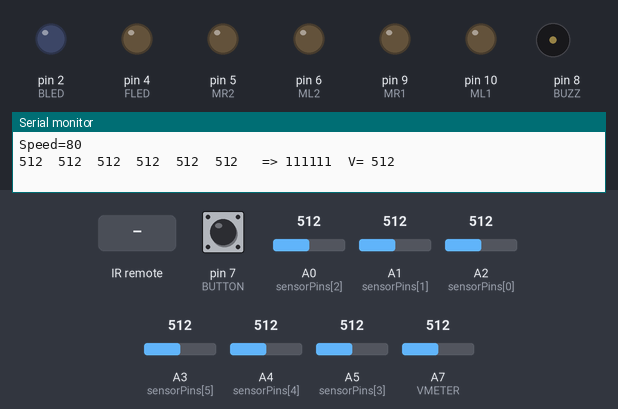
The sketch below on a simulated Arduino Nano, built with avr-gcc and run on an emulated ATmega328P. On the bench: output pins drawn as LEDs (lit = HIGH), buzzer (waves = sounding, pin HIGH), the last lines printed to the serial monitor. Dashed ring = blinking. The test bench sets the inputs (shaded band); at power-on: pin 7 (BUTTON) HIGH, A0 (sensorPins[2]) = 512, A2 (sensorPins[0]) = 512, A1 (sensorPins[1]) = 512, A3 (sensorPins[5]) = 512, A4 (sensorPins[4]) = 512, A5 (sensorPins[3]) = 512, A7 (VMETER) = 512. EEPROM starts erased.

Above: at 1.7 s.
1.8 s: infrared code 0xF609FF00 received
At 1.97 s:
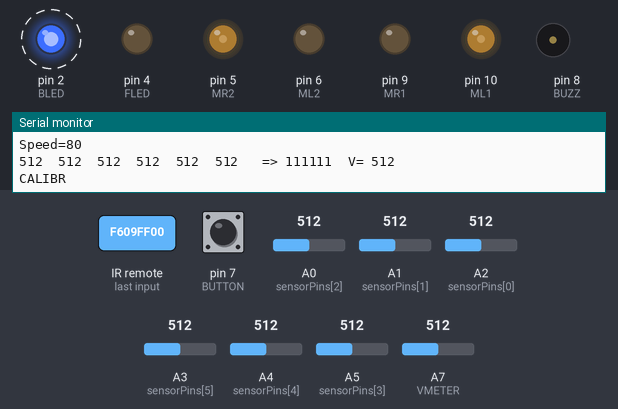
4.8 s: infrared code 0xBC43FF00 received
7.8 s: pin 7 (BUTTON) pulled LOW for 1 s
10.9 s: A0 (sensorPins[2]) set to 525
At 11.3 s:
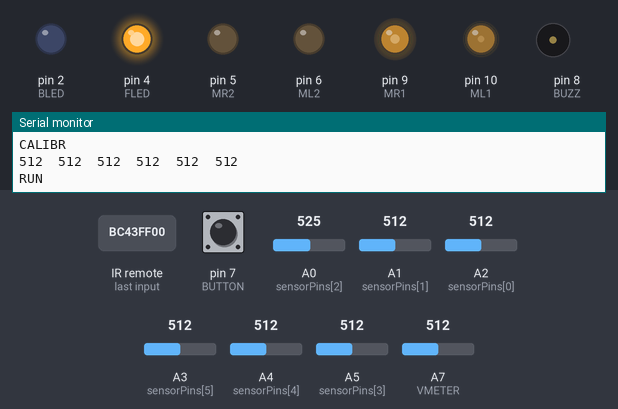
12.4 s: A2 (sensorPins[0]) set to 531
At 13.6 s:
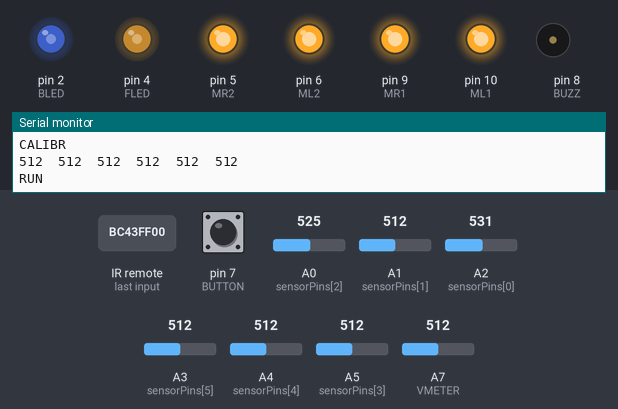
13.9 s: A1 (sensorPins[1]) set to 530
At 14.4 s:
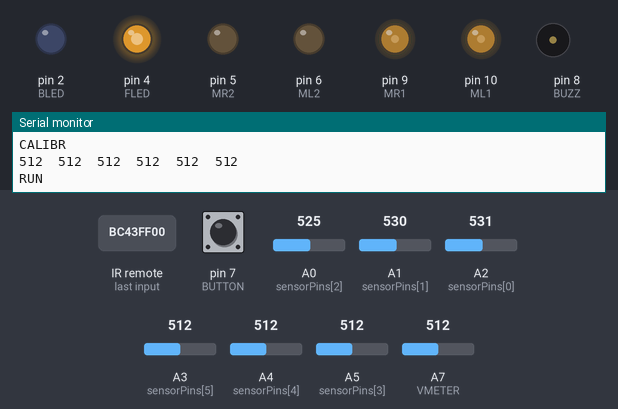
Timing chart, 0 to 16.4 s (numbered marks = the images above; inputs shaded):
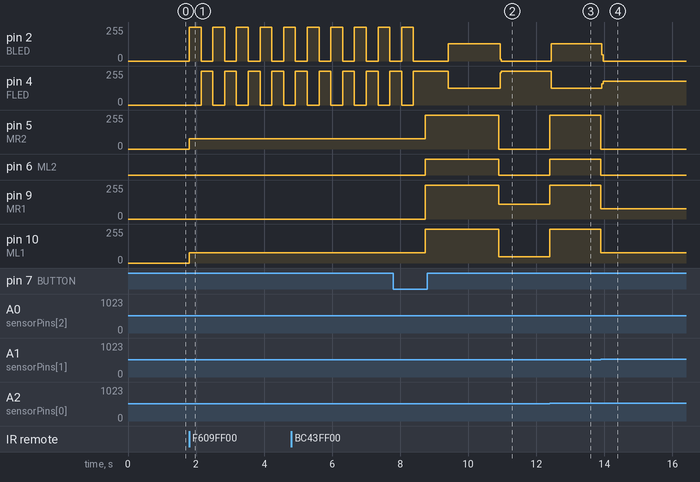

Measured:
- the behaviour switches between 512 and 513 on A0 (sensorPins[2]) (found by bisection; images 1 and 2)
- the behaviour switches between 512 and 513 on A2 (sensorPins[0]) (found by bisection; images 2 and 3)
- the behaviour switches between 512 and 513 on A1 (sensorPins[1]) (found by bisection; images 3 and 4)
- after the input at 1.8 s, pin 2 (BLED): alternates 255/255 for 0.35 s and 0/255 for 0.35 s, starting at once; pin 4 (FLED): alternates 255/255 for 0.35 s and 0/255 for 0.35 s, starting after 0.35 s; pin 5 (MR2), pin 10 (ML1): 0/255 → 78/255 at once
- after the input at 10.9 s, pin 2 (BLED): 130/255 → 0/255 at once; pin 4 (FLED): 125/255 → 255/255 at once; pin 5 (MR2): 255/255 → 0/255 at once; pin 6 (ML2): HIGH → LOW at once; pin 9 (MR1): 255/255 → 109/255 at once
- after the input at 12.4 s, pin 2 (BLED): 0/255 → 130/255 after 0.05 s; pin 4 (FLED): 255/255 → 125/255 after 0.05 s; pin 5 (MR2): 0/255 → 255/255 at once; pin 6 (ML2): LOW → HIGH at once; pin 9 (MR1): 109/255 → 255/255 at once
- after the input at 13.9 s, pin 2 (BLED): 130/255 → 0/255 at once; pin 4 (FLED): 125/255 → 178/255 at once; pin 5 (MR2): 255/255 → 0/255 at once; pin 6 (ML2): HIGH → LOW at once; pin 9 (MR1), pin 10 (ML1): 255/255 → 78/255 at once

The sketch:

snailbot_IR_control.ino
```cpp
// SnailBot
// active obstacle robot
// arduino nano + DRV8833(black) + 6*TCRT5000
// IR remote control
// Auto voltage level correction

#include <Arduino.h>
#include <IRremote.hpp>
#include <EEPROM.h>

// pinout:
const byte BUTTON = 7;   //start/stop buton
const byte FLED = 4;     // front LED pin
const byte BLED = 2;     // back LED pin
const byte BUZZ = 8;     //active buzzer
const byte POT = A6;     //potentiometer pin
const byte VMETER = A7;  //voltage meter pin, 8.0V =500, kV=0.0160
const byte ML1 = 10;     //left motor pin1
const byte ML2 = 6;      //left motor pin2
const byte MR1 = 9;      //right motor pin1
const byte MR2 = 5;      //right motor pin2
const byte IR_PIN = 12;  //IR remote TSOP pin

// IR remote codes:
const unsigned long IR_START = 0xBC43FF00;       // PLAY
const unsigned long IR_STOP = 0xBA45FF00;        // CH-
const unsigned long IR_CALIBR = 0xF609FF00;      // EQ
const unsigned long IR_SPEED_UP = 0xEA15FF00;    // +
const unsigned long IR_SPEED_DOWN = 0xF807FF00;  // -

enum Command {
  cmdLFR,
  cmdStop,
  cmdCalibr,
  cmdPlus,
  cmdMinus,
  cmdNo
};

String COM_STR[] = { "RUN", "STOP", "CALIBR", "PLUS", "MINUS", "" };

int state = 0;       //state of robot, 0-stop, 1-forward, -1 - back
int speed = 80;      //default robot speed
const int V8 = 500;  // 8V power source
const int MINSPEED = 40;
const int MAXSPEED = 160;
const int NUMSENS = 6;
const int START_DELAY = 300;
const int SPEED_ADR = 190;
const int CALIBR_ADR = 200;

int sensorPins[NUMSENS] = { A2, A1, A0, A5, A4, A3 };
int sensor[NUMSENS];  //sensor values
int maxSens[NUMSENS];
int minSens[NUMSENS];

int th[NUMSENS] = { 300, 300, 300, 300, 300, 300 };  //threshold for each sensor

// function
void readSensors();
byte digitLine();
void calibration(int cycles);
void readCalibration();
void printSensors();
void drive(int left, int right);
void LFR();
void loadEEPROM();
void saveEEPROM();
void plusSpeed();
void minusSpeed();
void printCommand(int com);


void printCommand(int com) {
  Serial.println(COM_STR[com]);
}

void plusSpeed() {
  speed = speed + 5;
  if (speed > MAXSPEED) speed = MAXSPEED;
  saveEEPROM();
  delay(200);
}

void minusSpeed() {
  speed = speed - 5;
  if (speed < MINSPEED) speed = MINSPEED;
  saveEEPROM();
  delay(200);
}

void saveEEPROM() {
  EEPROM.put(SPEED_ADR, speed);
}

void loadEEPROM() {
  int s;
  EEPROM.get(SPEED_ADR, s);
  if ((s < 0)) {
    speed = 80;
  } else speed = s;
}

void readSensors() {
  for (int i = 0; i < NUMSENS; i++) {
    sensor[i] = analogRead(sensorPins[i]);  //+ analogRead(sensorPins[i])) / 2;
  }
}

byte digitLine() {
  byte sum = 0B00000000;
  byte w = 0B00000001 << (NUMSENS - 1);
  for (int j = 0; j < NUMSENS; j++) {
    if (sensor[j] > th[j]) sum = sum + w;
    w = w / 2;
  }
  return sum;
}

void calibration(int cycles) {
  for (int j = 0; j < NUMSENS; j++) {
    minSens[j] = 1023;
    maxSens[j] = 0;
  }
  drive(80, -80);
  for (int i = 0; i < cycles; i++) {
    readSensors();
    digitalWrite(FLED, (i / 500) % 2);
    digitalWrite(BLED, !((i / 500) % 2));
    for (int j = 0; j < NUMSENS; j++) {
      if (sensor[j] > maxSens[j]) maxSens[j] = sensor[j];
      if (sensor[j] < minSens[j]) minSens[j] = sensor[j];
    }
  }
  drive(0, 0);
  int adr = CALIBR_ADR;
  for (int j = 0; j < NUMSENS; j++) {
    th[j] = (minSens[j] + maxSens[j]) / 2;
    EEPROM.put(adr, th[j]);
    adr = adr + sizeof(th[j]);
    Serial.print(th[j]);
    Serial.print("  ");
  }
  Serial.println();
  digitalWrite(FLED, LOW);
  digitalWrite(BLED, LOW);
}

void readCalibration() {
  int adr = CALIBR_ADR;
  int val;
  for (int j = 0; j < NUMSENS; j++) {
    EEPROM.get(adr, val);
    if (isnan(val) || (val > 1000) || (val < 0)) {
      th[j] = 300;
    } else {
      th[j] = val;
    }
    adr = adr + sizeof(th[j]);
  }
}

void printSensors() {
  for (int i = 0; i < NUMSENS; i++) {
    Serial.print(sensor[i]);
    Serial.print("  ");
  }
  Serial.print(" => ");
  Serial.print(digitLine(), BIN);
  Serial.print("  V= ");
  Serial.println(analogRead(VMETER));
}

void drive(int left, int right) {
  int v = analogRead(VMETER);    //voltage
  left = (long)left * V8 / v;    //voltage correction of left motor
  right = (long)right * V8 / v;  //voltage correction of right  motor
  left = constrain(left, -255, 255);
  right = constrain(right, -255, 255);
  if (left > 0) {
    analogWrite(ML1, left);
    digitalWrite(ML2, 0);
  } else if (left < 0) {
    analogWrite(ML2, -left);
    digitalWrite(ML1, 0);
  } else {
    digitalWrite(ML1, 1);
    digitalWrite(ML2, 1);
  }

  if (right > 0) {
    analogWrite(MR1, right);
    digitalWrite(MR2, 0);
  } else if (right < 0) {
    analogWrite(MR2, -right);
    digitalWrite(MR1, 0);
  } else {
    digitalWrite(MR1, 1);
    digitalWrite(MR2, 1);
  }
}


int getCmdIR() {
  int retCmd = cmdNo;
  if (IrReceiver.decode()) {
    switch (IrReceiver.decodedIRData.decodedRawData) {
      case IR_START:
        retCmd = cmdLFR;
        break;
      case IR_STOP:
        retCmd = cmdStop;
        break;

      case IR_CALIBR:
        retCmd = cmdCalibr;
        break;
      case IR_SPEED_UP:
        retCmd = cmdPlus;
        break;
      case IR_SPEED_DOWN:
        retCmd = cmdMinus;
        break;
    }
    IrReceiver.resume();
  }
  return retCmd;
}

void LFR() {
  byte cmd;
  while (1) {
    cmd = getCmdIR();
    if (cmd != cmdNo) {
      printCommand(cmd);
    }
    switch (cmd) {
      case cmdLFR:
        digitalWrite(FLED, HIGH);
        delay(START_DELAY);
        state = 1;
        LFR();
        break;
      case cmdStop:
        drive(0, 0);
        state = 0;
        return;
      case cmdPlus:
        plusSpeed();
        break;
      case cmdMinus:
        minusSpeed();
        break;
    }


    if (state == 0) {
      cmd = getCmdIR();
      if (cmd != cmdNo) {
        printCommand(cmd);
      }

      if (cmd == cmdLFR) state = 1;
      readSensors();
      printSensors();
      delay(200);

    } else if (state == 1) {
      digitalWrite(FLED, HIGH);
      digitalWrite(BLED, LOW);
      readSensors();
      byte DL = digitLine() >> 3;

      if (DL == 0B010 || DL == 0B111) {
        digitalWrite(FLED, LOW);
        drive(speed, speed);
      } else if (DL == 0B100) {
        // digitalWrite(FLED, HIGH);
        drive(speed * 1.4, speed * 0.6);
      } else if (DL == 0B110) {
        // digitalWrite(FLED, HIGH);
        drive(speed * 1.2, speed * 0.8);
      } else if (DL == 0B001) {
        // digitalWrite(FLED, HIGH);
        drive(speed * 0.6, speed * 1.4);
      } else if (DL == 0B011) {
        // digitalWrite(FLED, HIGH);
        drive(speed * 0.8, speed * 1.2);
      } else if (DL == 0B000 || DL == 0B101) {
        // digitalWrite(FLED, HIGH);
        drive(0, 0);
        state = -1;
      }
    }

    else if (state == -1) {
      digitalWrite(FLED, LOW);
      digitalWrite(BLED, HIGH);
      readSensors();
      byte DL = digitLine() & 0B00000111;
      if (DL == 0B010 || DL == 0B111) {
        digitalWrite(BLED, LOW);
        drive(-speed, -speed);
      } else if (DL == 0B100) {
        //digitalWrite(BLED, HIGH);
        drive(-speed * 0.6, -speed * 1.4);
      } else if (DL == 0B110) {
        //digitalWrite(BLED, HIGH);
        drive(-speed * 0.8, -speed * 1.2);
      } else if (DL == 0B001) {
        // digitalWrite(BLED, HIGH);
        drive(-speed * 1.4, -speed * 0.6);
      } else if (DL == 0B011) {
        // digitalWrite(BLED, HIGH);
        drive(-speed * 1.2, -speed * 0.8);
      } else if (DL == 0B000 || DL == 0B101) {
        //digitalWrite(BLED, HIGH);
        drive(0, 0);
        state = 1;
      }
    }
  }
}

void setup() {
  Serial.begin(9600);
  pinMode(FLED, OUTPUT);
  pinMode(BLED, OUTPUT);
  pinMode(BUZZ, OUTPUT);
  pinMode(ML1, OUTPUT);
  pinMode(ML2, OUTPUT);
  pinMode(MR1, OUTPUT);
  pinMode(MR2, OUTPUT);
  pinMode(BUTTON, INPUT_PULLUP);
  pinMode(IR_PIN, INPUT);
  IrReceiver.begin(IR_PIN, ENABLE_LED_FEEDBACK);
  delay(500);
  loadEEPROM();
  readCalibration();

  digitalWrite(FLED, LOW);
  digitalWrite(BLED, LOW);

  Serial.print("Speed=");
  Serial.println(speed);
  readSensors();
  printSensors();
}

void loop() {
  if (!digitalRead(BUTTON)) {
    digitalWrite(FLED, HIGH);
    delay(START_DELAY);
    state = 1;
    LFR();
    digitalWrite(FLED, LOW);
  }

  byte cmd = cmdNo;
  cmd = getCmdIR();
  if (cmd != cmdNo) {
    printCommand(cmd);
  }
  switch (cmd) {
    case cmdLFR:
      digitalWrite(FLED, HIGH);
      delay(START_DELAY);
      state = 0;
      LFR();
      digitalWrite(FLED, LOW);
      break;
    case cmdCalibr:
      calibration(10000);
      break;
  }
}
```
